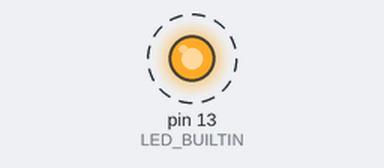
The sketch below on a simulated Arduino Uno, built with avr-gcc and run on an emulated ATmega328P. Shown: output pins drawn as LEDs (lit = HIGH). Dashed ring = blinking.

Above: at 0.5 s.
Timing chart, 0 to 4.6 s (numbered marks = the images above):
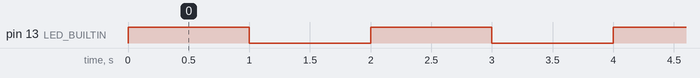

Measured:
- by itself, pin 13 (LED_BUILTIN): alternates HIGH for 1.0 s and LOW for 1.0 s

The sketch:

display_7_segmentos_catodo_comum_1.ino
```cpp
//CIMA//
int red = 10;
int orange = 9;
int yellow = 7;
int green = 6;
//BAIXO//
int azul1 = 5;
int azul = 4;
int rosa = 3;
int roxo = 2;

void setup()
{
  pinMode(LED_BUILTIN, OUTPUT);
}

void loop()
{
  digitalWrite(LED_BUILTIN, HIGH);
  delay(1000); // Wait for 1000 millisecond(s)
  digitalWrite(LED_BUILTIN, LOW);
  delay(1000); // Wait for 1000 millisecond(s)
}
```
